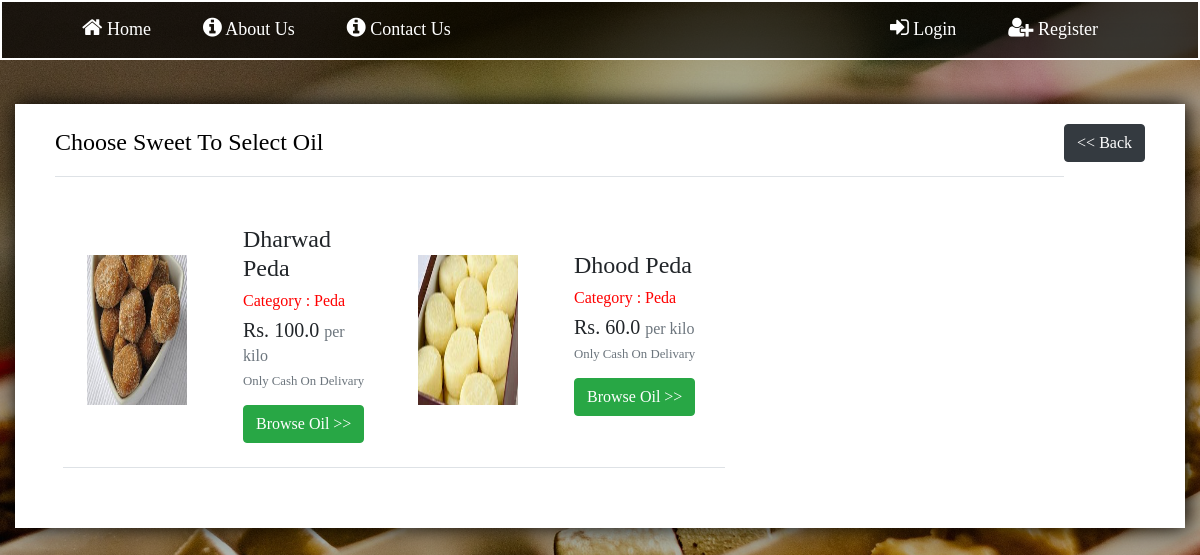
Page /store/Peda/ on the committed database.
### store/models.py (models this page shows, shortened)
class SpecificTypes(models.Model):
    type_name = models.CharField(max_length=200)
    base_price_per_kilo = models.FloatField()
    slug = models.SlugField(unique=True)
    img_path = 'Sweets'
    image = models.ImageField(upload_to=img_path,default='default_sweet.jpg')
    sweet_category = models.ForeignKey(SweetType, on_delete=models.CASCADE)
    date = models.DateTimeField(default=timezone.now)
    class Meta:
        unique_together = ('type_name','slug')
    @property
    def varieties(request):
        count = SpecificTypes.objects.get(pk=request.id).sweet_category
        return count

class SweetType(models.Model):
    sweet_name = models.CharField(max_length=200)
    slug = models.SlugField(unique=True)
    image = models.ImageField(upload_to='Sweet_Types',default='default_sweet.jpg')
    date = models.DateTimeField(default=timezone.now)
    class Meta:
        unique_together = ('sweet_name','slug')
    def __str__(self):
        return self.sweet_name

### store/views.py (the view)
# urls.py: path('store/<str:cat>/', UserStoreSweetView.as_view(), name='store-sweet'),
class UserStoreSweetView(ListView):
    model = SpecificTypes
    template_name = 'store/user_store_sweet.html'
    context_object_name = 'sweets'
    def get_queryset(self, **kwargs):
        cat = self.kwargs['cat']
        self.request.session['cat'] = cat
        item = SweetType.objects.get(sweet_name=cat)
        query = self.request.GET.get('q')
        if query:
            object_list = self.model.objects.filter(Q(sweet_category_id=item.id) & Q(type_name__icontains = query)).order_by("-date")
        else:
            object_list = self.model.objects.filter(sweet_category_id=item.id).order_by("-date")
        return object_list

### store/templates/store/user_store_sweet.html (shortened to what this page needs)
{% extends 'store/base.html' %}
{% load crispy_forms_tags %}
{%block content%}
<div class="content-section">
    <div class="content">
              <a href="{% url 'store-type' %}"style="float:right">
                                <button  class="btn btn-dark"> << Back</button>
                            </a>
            <fieldset>
                <div class="border-bottom pb-2">
                    <legend>Choose Sweet To Select Oil </legend>
                </div>
                <div class="views form-group row my-4 mx-2">
                    {% for item in sweets %}
                    <div class="item col-lg-4 p-4 border-bottom mb-3">
                        <div class="img">
                            <img src="{{ item.image.url }}" class="mb-2">
                        </div>
                        <div class="details ml-3">
                            <h4>{{item.type_name}}</h4>
                            <h6 style="color:red">Category : {{item.varieties}}</h6>
                            <h5>Rs. {{item.base_price_per_kilo}} <small class="text-muted">per kilo</small></h5>
                            <div  class="text-muted">
                                <small>
                                    <p>Only Cash On Delivary</p>
                                </small>
                            </div>
                             <div class="routes">
                            <a href="{% url 'store-oil' item.type_name%}">
                                <button class="btn btn-success">Browse Oil >></button>
                            </a>
                           </div>
                        </div>
                    </div>
                    {% endfor %}
                </div>
            </fieldset>
    </div>
</div>
<br>
{%endblock content%}

### store/static/css/base.css (style rules this page uses)
* { font-family: Calibri }
body { background: linear-gradient(rgba(0, 0, 0, 0.3),rgba(0, 0, 0, 0.3),rgba(0, 0, 0, 0.3)), url(../images/img1.jpg); background-size: cover; background-position: center; background-attachment: fixed; background-repeat: no-repeat; width: auto; }
label,legend,.text-muted { color: black; }
.content-section { padding: 10px 20px; background: white; box-shadow: 2px 0 20px black; height: 100%; }

### store/templates/store/base.html (style rules this page uses)
.content-section { margin-top: 80px; }

### store/templates/store/user_store_sweet.html (style rules this page uses)
a button { color: purple; padding: 10px 20px; border: 2px solid purple; transition:0.3s ease; }
.item a, item a:hover { color:black; text-decoration:none }
.content-section { display: flex; }
.content { flex: 7; margin: 10px 20px; background: white; }
.item { display:flex; line-height:15px; align-items:center }
.item img { width: 100px; height: 150px; margin-right: 40px; }

### rows in the picture
SpecificTypes: image (picture), type_name "Dharwad Peda", varieties "Peda", base_price_per_kilo "100.0"
SpecificTypes: image (picture), type_name "Dhood Peda", varieties "Peda", base_price_per_kilo "60.0"
